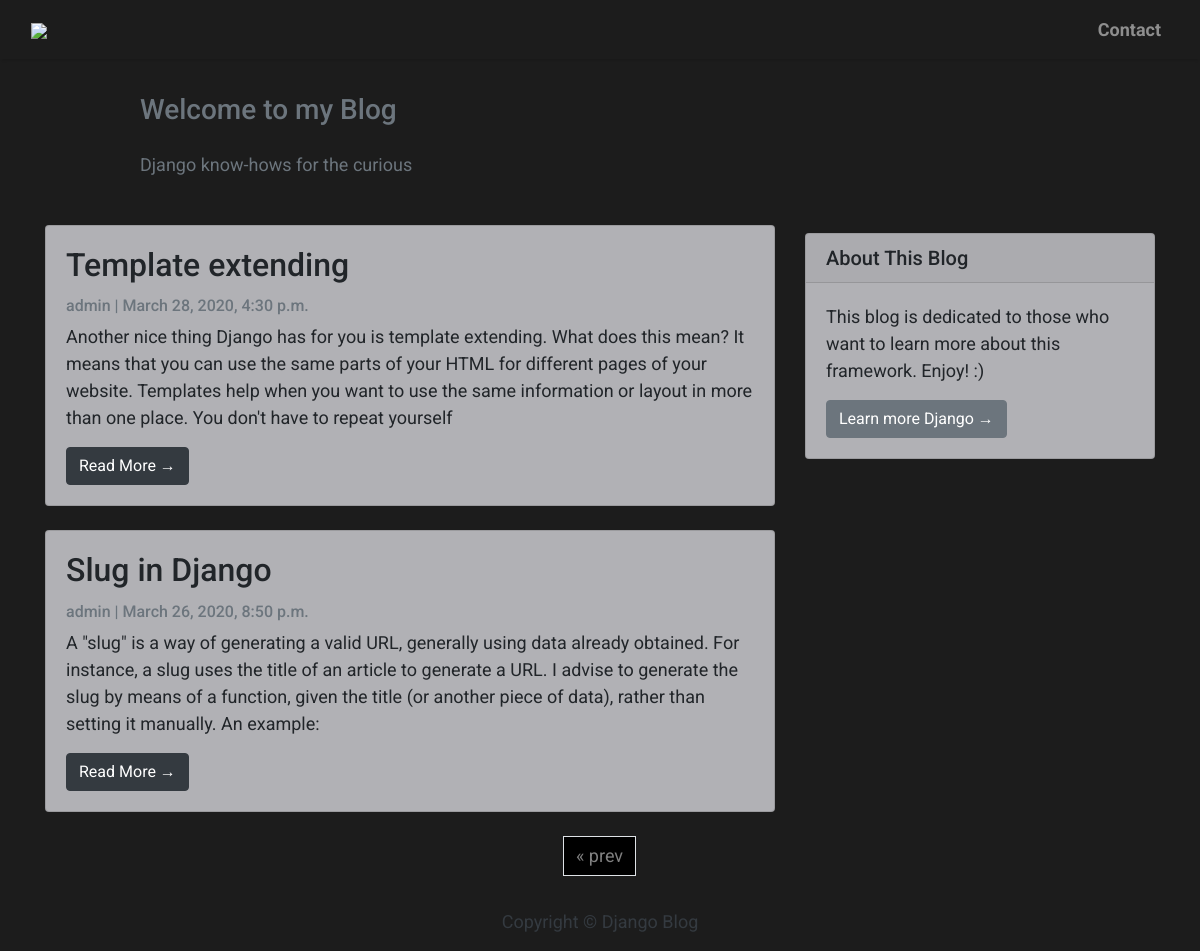
Screenshot of /?page=2 with the database file from the repository.
### blog_app/models.py (models this page shows, shortened)
class Post(models.Model):
    title = models.CharField(max_length=200, unique=True)
    slug = models.SlugField(max_length=200, unique=True)
    author = models.ForeignKey(User, on_delete=models.CASCADE, related_name='blog_posts')
    updated_on = models.DateTimeField(auto_now=True)
    content = models.TextField()
    created_on = models.DateTimeField(auto_now_add=True)
    status = models.IntegerField(choices=STATUS, default=0)
    class Meta:
        ordering = ['-created_on']

### blog_app/views.py (the view)
# urls.py: path('', views.PostList.as_view(), name='home'),
class PostList(generic.ListView):
    queryset = Post.objects.filter(status=1).order_by('-created_on')
    template_name = 'index.html'
    paginate_by = 2

### blog_app/templates/index.html (shortened to what this page needs)
{% extends "base.html" %}
{% block content %}
<header class="titleBand">
    <div class="container">
        <div class="row">
            <div class=" col-md-8 col-md-10 mx-auto">
                <div class="site-heading">
                    <h3 class=" site-heading my-4 mt-3 text-muted">Welcome to my Blog </h3>
                    <p class="text-secondary">Django know-hows for the curious
                    </p>
                </div>
            </div>
        </div>
    </div>
</header>
<div class="container">
    <div class="row">
        <div class="col-md-8 mt-3 left">
            {% for post in post_list %}
            <div class="card card-bg-custom mb-4">
                <div class="card-body">
                    <h2 class="card-title">{{ post.title }}</h2>
                    <p class="card-text text-muted h6">{{ post.author }} | {{ post.created_on}} </p>
                    <p class="card-text">{{post.content|slice:":300" }}</p>
                    <a href="{% url 'post_detail' post.slug  %}" class="btn btn-dark">Read More &rarr;</a>
                </div>
            </div>
            {% endfor %}
        </div>
        {% block sidebar %}
        {% include 'sidebar.html' %}
        {% endblock sidebar %}
    </div>
{% if is_paginated %}
    <nav aria-label="Page navigation container">
    <ul class="pagination justify-content-center">
      {% if page_obj.has_previous %}
        <li>
          <a href="?page={{ page_obj.previous_page_number }}" class="page-link">&laquo; prev</a>
        </li>
      {% endif %}
    </ul>
    </nav>
</div>
{% endif %}
{%endblock%}

### blog_app/templates/base.html (style rules this page uses)
body { font-family: "Roboto", sans-serif; font-size: 17px; background-color: #1C1C1C; }
.titleBand { background: #1C1C1C; height: auto; padding-bottom: 15px; padding-top: 10px; }

### blog_app/templates/index.html (style rules this page uses)
body { font-family: "Roboto", sans-serif; font-size: 18px; background-color: #1C1C1C; }
.card-bg-custom { background-color: #B1B1B5 !important; }
.pagination > li > a { background-color: black; color: grey; }

### blog_app/templates/sidebar.html (style rules this page uses)
.card-bg-custom { background-color: #B1B1B5 !important; }

### rows the page displays
Post: title "Template extending", author "admin", created_on "March 28, 2020, 4:30 p.m.", content "Another nice thing Django has for you is template extending. What does this mean? It means that you can use the same parts of your HTML for different pages of your website. Templates help when you want to use the same information or layout in more than one place. You don't have to repeat yourself"
Post: title "Slug in Django", author "admin", created_on "March 26, 2020, 8:50 p.m.", content "A \"slug\" is a way of generating a valid URL, generally using data already obtained. For instance, a slug uses the title of an article to generate a URL. I advise to generate the slug by means of a function, given the title (or another piece of data), rather than setting it manually. An example:"
